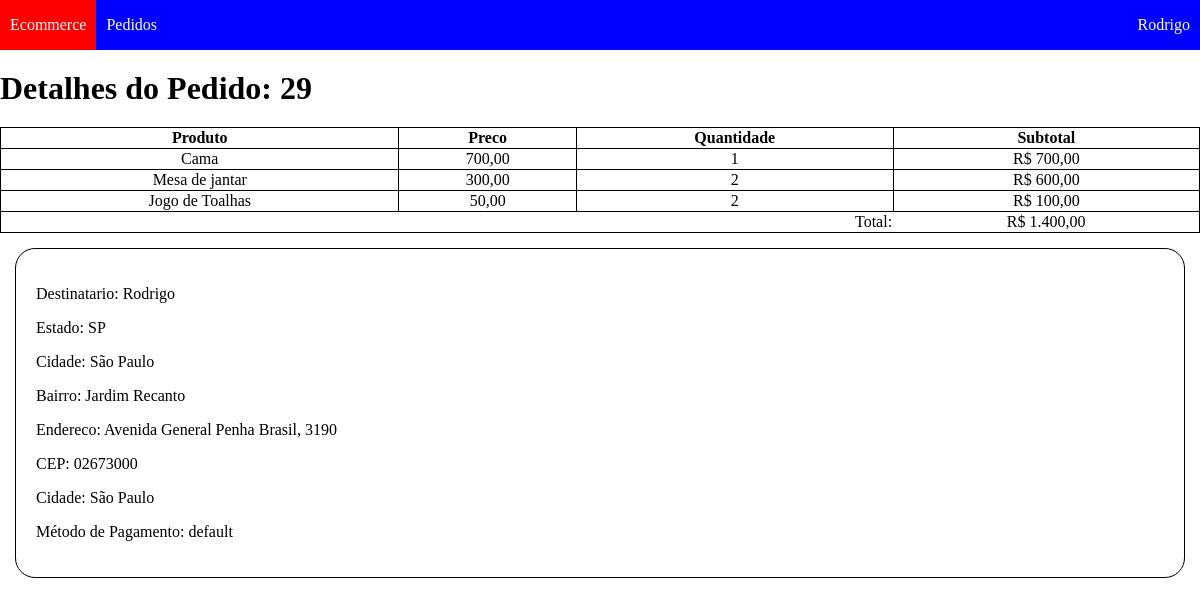
The app's page /public/detalhes-pedido.php?pedidoId=29 (signed in) with its own data.
### tables this page shows
CREATE TABLE `Pedidos` (
  `id` int(11) NOT NULL AUTO_INCREMENT,
  `usuario_id` int(11) NOT NULL,
  `status_pedido` tinyint(4) NOT NULL DEFAULT '0',
  `meio_pagamento` varchar(45) NOT NULL DEFAULT 'default',
  `idPagamento` varchar(45) NOT NULL DEFAULT 'default',
  PRIMARY KEY (`id`),
  KEY `fk_Pedido_Usuarios1_idx` (`usuario_id`),
  CONSTRAINT `fk_Pedido_Usuarios1` FOREIGN KEY (`usuario_id`) REFERENCES `Usuarios` (`id`) ON DELETE NO ACTION ON UPDATE NO ACTION
);

CREATE TABLE `Produtos` (
  `id` int(11) NOT NULL AUTO_INCREMENT,
  `idCategoria` int(11) NOT NULL,
  `nome` varchar(100) DEFAULT NULL,
  `descricao` varchar(200) DEFAULT NULL,
  `preco` decimal(8,2) DEFAULT NULL,
  `estoque` int(11) DEFAULT NULL,
  `imagens` json DEFAULT NULL,
  PRIMARY KEY (`id`),
  KEY `fk_Produtos_Categorias1_idx` (`idCategoria`),
  CONSTRAINT `fk_Produtos_Categorias1` FOREIGN KEY (`idCategoria`) REFERENCES `Categorias` (`id`) ON DELETE NO ACTION ON UPDATE NO ACTION
);

CREATE TABLE `itemPedido` (
  `id` int(11) NOT NULL AUTO_INCREMENT,
  `idPedido` int(11) NOT NULL,
  `idProduto` int(11) NOT NULL,
  `quantidade` int(11) NOT NULL,
  `preco` decimal(8,2) NOT NULL,
  PRIMARY KEY (`id`),
  KEY `fk_itemPedido_Pedido1_idx` (`idPedido`),
  KEY `fk_itemPedido_Produtos1_idx` (`idProduto`),
  CONSTRAINT `fk_itemPedido_Pedido1` FOREIGN KEY (`idPedido`) REFERENCES `Pedidos` (`id`) ON DELETE NO ACTION ON UPDATE NO ACTION,
  CONSTRAINT `fk_itemPedido_Produtos1` FOREIGN KEY (`idProduto`) REFERENCES `Produtos` (`id`) ON DELETE NO ACTION ON UPDATE NO ACTION
);

CREATE TABLE `Usuarios` (
  `id` int(11) NOT NULL AUTO_INCREMENT,
  `nome` varchar(100) DEFAULT NULL,
  `endereco` varchar(100) DEFAULT NULL,
  `email` varchar(200) DEFAULT NULL,
  `bairro` varchar(100) DEFAULT NULL,
  `cidade` varchar(100) DEFAULT NULL,
  `nascimento` date DEFAULT NULL,
  `estado` char(2) DEFAULT NULL,
  `telefone` varchar(45) DEFAULT NULL,
  `cep` char(8) DEFAULT NULL,
  `senha` char(60) DEFAULT NULL,
  PRIMARY KEY (`id`),
  UNIQUE KEY `email_UNIQUE` (`email`)
);

### connection.php (called while the page is built, shortened)
<?php
class Database{
    private static $db="Ecommerce";
    private static $user="admin";
    private static $pass="admin";
    static function connect(){
        try{
            $conn = new PDO("mysql:dbname=".self::$db,self::$user,self::$pass,[
                PDO::MYSQL_ATTR_INIT_COMMAND => "SET NAMES utf8"
            ]);
            return $conn;
        }catch (PDOException $e) {
            echo 'Connection failed: ' . $e->getMessage();
        }
    }
    static function sql($query){
        return self::connect()->prepare($query);
    }
}
?>

### public/detalhes-pedido.php (the view, shortened to what this page needs)
<?php
    $pedidos = Database::sql("SELECT Pedidos.id, Produtos.nome as produto, Produtos.preco,
    Pedidos.meio_pagamento, Pedidos.idPagamento,itemPedido.quantidade, Usuarios.nome as user,
    Usuarios.endereco, Usuarios.estado, Usuarios.cidade, Usuarios.cep, Usuarios.bairro
    FROM Pedidos
        INNER JOIN itemPedido
        ON itemPedido.idPedido = Pedidos.id
        INNER JOIN Produtos
        ON itemPedido.idProduto = Produtos.id
        INNER JOIN Usuarios
        ON Usuarios.id = Pedidos.usuario_id
    WHERE Pedidos.usuario_id = :userId AND Pedidos.id = :pedidoId");
    $pedidos->bindParam(':userId',$_SESSION['userInfo']['id']);
    $pedidos->bindParam('pedidoId',$_GET['pedidoId']);
    $pedidos->execute();
    $total = 0;
?>
<html>
    <?php
        require 'head.php';
    ?>
    <head>
        <link rel="stylesheet" href="css/dash-user.css">
    </head>
    <body>
        <?php require 'header-user.php' ?>
        <h1>Detalhes do Pedido: <?=$_GET['pedidoId']?></h1>
        <table>
            <thead>
                <th>Produto</th>
                <th>Preco</th>
                <th>Quantidade</th>
                <th>Subtotal</th>
            </thead>
            <tbody>
            <?php
                foreach($pedidos as $pedido):
                    $total += $pedido['quantidade'] * $pedido['preco'];
            ?>
            <tr>
                <td><?=$pedido['produto']?></td>
                <td><?=number_format($pedido['preco'],2,',','.')?></td>
                <td><?=$pedido['quantidade']?></td>
                <td>R$ <?=number_format($pedido['quantidade'] * $pedido['preco'],2,',','.')?></td>
            </tr>
            <?php
                endforeach;
                $pedidos->execute();
                $pedidoInfo = $pedidos->fetchObject();
            ?>
            <tr>
                <td colspan="3" style="text-align:right;border:unset">Total:</td>
                <td style="border-left:unset"> R$ <?=number_format($total,2,',','.')?></td>
            </tr>
            </tbody>
        </table>
        <div class="user-info">
          <p>Destinatario: <?=$pedidoInfo->user?></p>
          <p>Estado: <?=$pedidoInfo->estado?></p>
          <p>Cidade: <?=$pedidoInfo->cidade?></p>
          <p>Bairro: <?=$pedidoInfo->bairro?></p>
          <p>Endereco: <?=$pedidoInfo->endereco?></p>
          <p>CEP: <?=$pedidoInfo->cep?></p>
          <p>Cidade: <?=$pedidoInfo->cidade?></p>
          <p> Método de Pagamento: <?=$pedidoInfo->meio_pagamento?></p>
        </div>
    </body>
</html>

### public/css/style.css (style rules this page uses)
body { margin: 0; padding: 0; }
.user-info { margin: 15px; border: 1px solid black; border-radius: 20px; padding: 20px; }

### public/css/dash-user.css (style rules this page uses)
table { width: 90%; margin-left: 5%; margin-top: 20px; }
table,th,tr,td { border:1px solid black; border-collapse: collapse; text-align: center; }

### public/css/vars.css (style rules this page uses)
:root { --main-site-color: purple; --hover-color: yellow; --hover-text-color: black; --text-light: #fff; --text-dark:#000; --dash-admin-primary: #162447; --dash-admin-text-light: #fff; --dash-admin-text-dark: #000; --dash-user-menu-top-bg: blue; --dash-user-hover-text: #fff; --dash-user-hover-bg: red; }

### public/css/dash-top-menu.css (style rules this page uses)
body, ul , li, h1 { margin:0; padding: 0; list-style: none; }

### public/detalhes-pedido.php (style rules this page uses)
table { width: 100%; margin-left: 0; }
h1 { margin-top: 70px; }
table, tr,td,th { border:1px solid black; border-collapse: collapse; text-align:center; }

### records on screen
pedidos: produtos.nome "Cama", produtos.preco "700,00", itempedido.quantidade "1", itempedido.quantidade "700,00", produtos.nome "Mesa de jantar", produtos.preco "300,00", itempedido.quantidade "2", itempedido.quantidade "600,00", produtos.nome "Jogo de Toalhas", produtos.preco "50,00", itempedido.quantidade "100,00", meio_pagamento "default"
usuarios: nome "Rodrigo", estado "SP", cidade "São Paulo", bairro "Jardim Recanto", endereco "Avenida General Penha Brasil, 3190", cep "02673000"

### other values on screen
$_SESSION['userInfo']['nome'] "Rodrigo"
$_GET['pedidoId'] "29"
$total "1.400,00"
